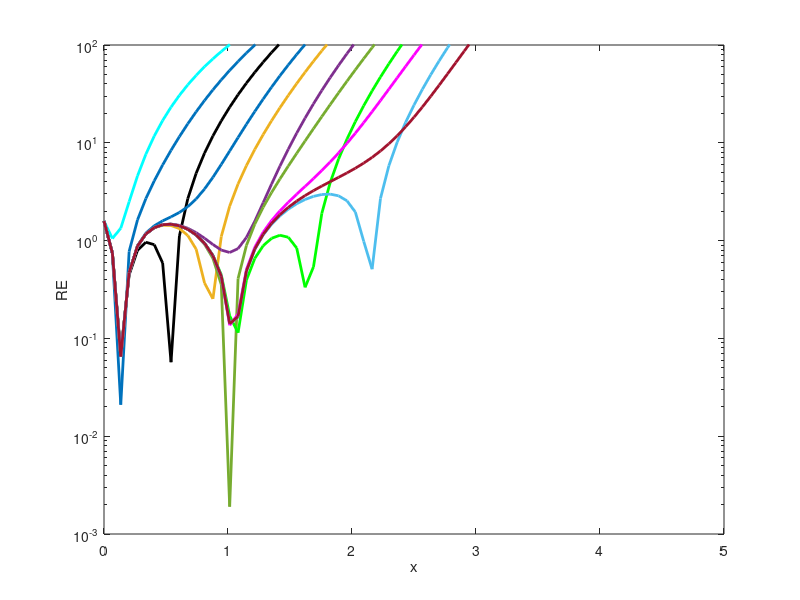

MATLAB code for this plot: (Note: this script raises an error after producing the figure.)
points = 75;
z = linspace(0,5,points);

%N = 2
erfcz1 = ( (sqrt(2/pi)*exp(-(z.^2)))/1.135 ) .* ( (1.4) + ( (((-1)^(2-1))*(1.4^2)*((sqrt(2))^(2-1))/(2) ) .* (z.^(2-1))) );
RE1 = ((abs(erfc(z)- erfcz1)) ./ erfc(z)) * 100 ; % element wise array operation

semilogy(z,RE1,'c','linewidth',2);
hold on
xlabel('x');
ylabel('RE');
axis([0 5 10^(-3) 10^(2)]);
xticks([0 1 2 3 4 5])
yticks([10^(-5) 10^(-4) 10^(-3) 10^(-2) 10^(-1) 10^0 10^1 10^2]);

%N = 3
erfcz2 = ( (sqrt(2/pi)*exp(-(z.^2)))/1.135 ) .* ( (1.4) + ( (((-1)^(2-1))*(1.4^2)*((sqrt(2))^(2-1))/(2) ) .* (z.^(2-1))) + ( (((-1)^(3-1))*(1.4^3)*((sqrt(2))^(3-1))/(6) ) .* (z.^(3-1))) );
RE2 = ((abs(erfc(z) - erfcz2)) ./ erfc(z)) * 100;
semilogy(z,RE2,'linewidth',2);


%N = 4
erfcz3 = ( (sqrt(2/pi)*exp(-(z.^2)))/1.135 ) .* ( (1.4) + ( (((-1)^(2-1))*(1.4^2)*((sqrt(2))^(2-1))/(2) ) .* (z.^(2-1))) + ( (((-1)^(3-1))*(1.4^3)*((sqrt(2))^(3-1))/(6) ) .* (z.^(3-1))) + ( (((-1)^(4-1))*(1.4^4)*((sqrt(2))^(4-1))/(24) ) .* (z.^(4-1))) );
RE3 = ((abs(erfc(z) - erfcz3)) ./ erfc(z)) * 100;
semilogy(z,RE3,'k','linewidth',2);


%N = 5
erfcz4 = ( (sqrt(2/pi)*exp(-(z.^2)))/1.135 ) .* ( (1.4) + ( (((-1)^(2-1))*(1.4^2)*((sqrt(2))^(2-1))/(2) ) .* (z.^(2-1))) + ( (((-1)^(3-1))*(1.4^3)*((sqrt(2))^(3-1))/(6) ) .* (z.^(3-1))) + ( (((-1)^(4-1))*(1.4^4)*((sqrt(2))^(4-1))/(24) ) .* (z.^(4-1))) + ( (((-1)^(5-1))*(1.4^5)*((sqrt(2))^(5-1))/(120) ) .* (z.^(5-1))));
RE4 = ((abs(erfc(z) - erfcz4)) ./ erfc(z)) * 100;
semilogy(z,RE4,'color','#0072BD','linewidth',2);


%N = 6
erfcz5 = ( (sqrt(2/pi)*exp(-(z.^2)))/1.135 ) .* ( (1.4) + ( (((-1)^(2-1))*(1.4^2)*((sqrt(2))^(2-1))/(2) ) .* (z.^(2-1))) + ( (((-1)^(3-1))*(1.4^3)*((sqrt(2))^(3-1))/(6) ) .* (z.^(3-1))) + ( (((-1)^(4-1))*(1.4^4)*((sqrt(2))^(4-1))/(24) ) .* (z.^(4-1))) + ( (((-1)^(5-1))*(1.4^5)*((sqrt(2))^(5-1))/(120) ) .* (z.^(5-1))) + ( (((-1)^(6-1))*(1.4^6)*((sqrt(2))^(6-1))/(720) ) .* (z.^(6-1))) );
RE5 = ((abs(erfc(z) - erfcz5)) ./ erfc(z)) * 100;
semilogy(z,RE5,'linewidth',2);


%N = 7
erfcz6 = ( (sqrt(2/pi)*exp(-(z.^2)))/1.135 ) .* ( (1.4) + ( (((-1)^(2-1))*(1.4^2)*((sqrt(2))^(2-1))/(2) ) .* (z.^(2-1))) + ( (((-1)^(3-1))*(1.4^3)*((sqrt(2))^(3-1))/(6) ) .* (z.^(3-1))) + ( (((-1)^(4-1))*(1.4^4)*((sqrt(2))^(4-1))/(24) ) .* (z.^(4-1))) + ( (((-1)^(5-1))*(1.4^5)*((sqrt(2))^(5-1))/(120) ) .* (z.^(5-1))) + ( (((-1)^(6-1))*(1.4^6)*((sqrt(2))^(6-1))/(720) ) .* (z.^(6-1))) + ( (((-1)^(7-1))*(1.4^7)*((sqrt(2))^(7-1))/(5040) ) .* (z.^(7-1))));
RE6 = ((abs(erfc(z) - erfcz6)) ./ erfc(z)) * 100;
semilogy(z,RE6,'linewidth',2);


%N = 8
%erfcz7 = ( (sqrt(2/pi)*exp(-(z.^2)))/1.135 ) .* ( ( (((-1)^(n-1))*(1.4^n)*((sqrt(2))^(n-1))/(fact(n)) ) .* (z.^(n-1))) + ( (((-1)^(n-1))*(1.4^n)*((sqrt(2))^(n-1))/(fact(n)) ) .* (z.^(n-1))) + ( (((-1)^(n-1))*(1.4^n)*((sqrt(2))^(n-1))/(fact(n)) ) .* (z.^(n-1))) + ( (((-1)^(n-1))*(1.4^n)*((sqrt(2))^(n-1))/(fact(n)) ) .* (z.^(n-1))) + ( (((-1)^(n-1))*(1.4^n)*((sqrt(2))^(n-1))/(fact(n)) ) .* (z.^(n-1))) + ( (((-1)^(n-1))*(1.4^n)*((sqrt(2))^(n-1))/(fact(n)) ) .* (z.^(n-1))) + ( (((-1)^(n-1))*(1.4^n)*((sqrt(2))^(n-1))/(fact(n)) ) .* (z.^(n-1))) + ( (((-1)^(n-1))*(1.4^n)*((sqrt(2))^(n-1))/(fact(n)) ) .* (z.^(n-1))) );
erfcz7 = ( (sqrt(2/pi)*exp(-(z.^2)))/1.135 ) .* (  (1.4) + ( (((-1)^(2-1))*(1.4^2)*((sqrt(2))^(2-1))/(2) ) .* (z.^(2-1))) + ( (((-1)^(3-1))*(1.4^3)*((sqrt(2))^(3-1))/(6) ) .* (z.^(3-1))) + ( (((-1)^(4-1))*(1.4^4)*((sqrt(2))^(4-1))/(24) ) .* (z.^(4-1))) + ( (((-1)^(5-1))*(1.4^5)*((sqrt(2))^(5-1))/(120) ) .* (z.^(5-1))) + ( (((-1)^(6-1))*(1.4^6)*((sqrt(2))^(6-1))/(720) ) .* (z.^(6-1))) + ( (((-1)^(7-1))*(1.4^7)*((sqrt(2))^(7-1))/(5040) ) .* (z.^(7-1))) + ( (((-1)^(8-1))*(1.4^8)*((sqrt(2))^(8-1))/(40320) ) .* (z.^(8-1))) );
RE7 = ((abs(erfc(z) - erfcz7)) ./ erfc(z)) * 100;
semilogy(z,RE7,'linewidth',2);

%N = 9
erfcz8 = ( (sqrt(2/pi)*exp(-(z.^2)))/1.135 ) .* (  (1.4) + ( (((-1)^(2-1))*(1.4^2)*((sqrt(2))^(2-1))/(2) ) .* (z.^(2-1))) + ( (((-1)^(3-1))*(1.4^3)*((sqrt(2))^(3-1))/(6) ) .* (z.^(3-1))) + ( (((-1)^(4-1))*(1.4^4)*((sqrt(2))^(4-1))/(24) ) .* (z.^(4-1))) + ( (((-1)^(5-1))*(1.4^5)*((sqrt(2))^(5-1))/(120) ) .* (z.^(5-1))) + ( (((-1)^(6-1))*(1.4^6)*((sqrt(2))^(6-1))/(720) ) .* (z.^(6-1))) + ( (((-1)^(7-1))*(1.4^7)*((sqrt(2))^(7-1))/(5040) ) .* (z.^(7-1))) + ( (((-1)^(8-1))*(1.4^8)*((sqrt(2))^(8-1))/(40320) ) .* (z.^(8-1))) + ( (((-1)^(9-1))*(1.4^9)*((sqrt(2))^(9-1))/(362880) ) .* (z.^(9-1))));
RE8 = ((abs(erfc(z) - erfcz8)) ./ erfc(z)) * 100;
semilogy(z,RE8,'g','linewidth',2);

%N = 10
erfcz9 = ( (sqrt(2/pi)*exp(-(z.^2)))/1.135 ) .* (  (1.4) + ( (((-1)^(2-1))*(1.4^2)*((sqrt(2))^(2-1))/(2) ) .* (z.^(2-1))) + ( (((-1)^(3-1))*(1.4^3)*((sqrt(2))^(3-1))/(6) ) .* (z.^(3-1))) + ( (((-1)^(4-1))*(1.4^4)*((sqrt(2))^(4-1))/(24) ) .* (z.^(4-1))) + ( (((-1)^(5-1))*(1.4^5)*((sqrt(2))^(5-1))/(120) ) .* (z.^(5-1))) + ( (((-1)^(6-1))*(1.4^6)*((sqrt(2))^(6-1))/(720) ) .* (z.^(6-1))) + ( (((-1)^(7-1))*(1.4^7)*((sqrt(2))^(7-1))/(5040) ) .* (z.^(7-1))) + ( (((-1)^(8-1))*(1.4^8)*((sqrt(2))^(8-1))/(40320) ) .* (z.^(8-1))) + ( (((-1)^(9-1))*(1.4^9)*((sqrt(2))^(9-1))/(362880) ) .* (z.^(9-1))) + ( (((-1)^(10-1))*(1.4^10)*((sqrt(2))^(10-1))/(3628800) ) .* (z.^(10-1))) );
RE9 = ((abs(erfc(z) - erfcz9)) ./ erfc(z)) * 100;
semilogy(z,RE9,'m','linewidth',2);

%N = 11
erfcz10 = ( (sqrt(2/pi)*exp(-(z.^2)))/1.135 ) .* (  (1.4) + ( (((-1)^(2-1))*(1.4^2)*((sqrt(2))^(2-1))/(2) ) .* (z.^(2-1))) + ( (((-1)^(3-1))*(1.4^3)*((sqrt(2))^(3-1))/(6) ) .* (z.^(3-1))) + ( (((-1)^(4-1))*(1.4^4)*((sqrt(2))^(4-1))/(24) ) .* (z.^(4-1))) + ( (((-1)^(5-1))*(1.4^5)*((sqrt(2))^(5-1))/(120) ) .* (z.^(5-1))) + ( (((-1)^(6-1))*(1.4^6)*((sqrt(2))^(6-1))/(720) ) .* (z.^(6-1))) + ( (((-1)^(7-1))*(1.4^7)*((sqrt(2))^(7-1))/(5040) ) .* (z.^(7-1))) + ( (((-1)^(8-1))*(1.4^8)*((sqrt(2))^(8-1))/(40320) ) .* (z.^(8-1))) + ( (((-1)^(9-1))*(1.4^9)*((sqrt(2))^(9-1))/(362880) ) .* (z.^(9-1))) + ( (((-1)^(10-1))*(1.4^10)*((sqrt(2))^(10-1))/(3628800) ) .* (z.^(10-1))) + ( (((-1)^(11-1))*(1.4^11)*((sqrt(2))^(11-1))/(39916800) ) .* (z.^(11-1))));
RE10 = ((abs(erfc(z) - erfcz10)) ./ erfc(z)) * 100;
semilogy(z,RE10,'linewidth',2);

%N = 12
erfcz11 = ( (sqrt(2/pi)*exp(-(z.^2)))/1.135 ) .* (  (1.4) + ( (((-1)^(2-1))*(1.4^2)*((sqrt(2))^(2-1))/(2) ) .* (z.^(2-1))) + ( (((-1)^(3-1))*(1.4^3)*((sqrt(2))^(3-1))/(6) ) .* (z.^(3-1))) + ( (((-1)^(4-1))*(1.4^4)*((sqrt(2))^(4-1))/(24) ) .* (z.^(4-1))) + ( (((-1)^(5-1))*(1.4^5)*((sqrt(2))^(5-1))/(120) ) .* (z.^(5-1))) + ( (((-1)^(6-1))*(1.4^6)*((sqrt(2))^(6-1))/(720) ) .* (z.^(6-1))) + ( (((-1)^(7-1))*(1.4^7)*((sqrt(2))^(7-1))/(5040) ) .* (z.^(7-1))) + ( (((-1)^(8-1))*(1.4^8)*((sqrt(2))^(8-1))/(40320) ) .* (z.^(8-1))) + ( (((-1)^(9-1))*(1.4^9)*((sqrt(2))^(9-1))/(362880) ) .* (z.^(9-1))) + ( (((-1)^(10-1))*(1.4^10)*((sqrt(2))^(10-1))/(3628800) ) .* (z.^(10-1))) + ( (((-1)^(11-1))*(1.4^11)*((sqrt(2))^(11-1))/(39916800) ) .* (z.^(11-1))) + ( (((-1)^(12-1))*(1.4^12)*((sqrt(2))^(12-1))/(479001600) ) .* (z.^(12-1))));
RE11 = ((abs(erfc(z) - erfcz11)) ./ erfc(z)) * 100;
semilogy(z,RE11,'linewidth',2);


% optimised curve N = 3:
ERFC = erfc(z); 
syms y(x)
%y(x) = piecewise( ((0<=x)&(x<0.04338)),(0.2222)*(exp(-(x.^2))) + (0.3889)*(exp(-4*(x.^2))) + (0.3889)*(exp((-4/3)*(x.^2))),((0.04338<=x)&(x<0.1602)),(0.1919)*(exp(-(x.^2))) + (0.3578)*(exp(-4*(x.^2))) + (0.3585)*(exp((-4/3)*(x.^2))),(0.1602<=x)&(x<0.2903),(0.1665)*(exp(-(x.^2))) + (0.3332)*(exp(-4*(x.^2))) + (0.3332)*(exp((-4/3)*(x.^2))),((0.2903<=x)&(x<0.6007)),(0.1594)*(exp(-(x.^2))) + (0.3299)*(exp(-4*(x.^2))) + (0.3266)*(exp((-4/3)*(x.^2))),((0.6007<=x)&(x<0.7575)),(0.1664)*(exp(-(x.^2))) + (0.3333)*(exp(-4*(x.^2))) + (0.3331)*(exp((-4/3)*(x.^2))),((0.7575<=x)&(x<1.135)),(0.1703)*(exp(-(x.^2))) + (0.3335)*(exp(-4*(x.^2))) + (0.3359)*(exp((-4/3)*(x.^2))),((1.135<=x) &(x<1.335)),(0.1667)*(exp(-(x.^2))) + (0.3333)*(exp(-4*(x.^2))) + (0.3334)*(exp((-4/3)*(x.^2))),((1.335<=x)&(x<1.795)),(0.1643)*(exp(-(x.^2))) + (0.3333)*(exp(-4*(x.^2))) + (0.3322)*(exp((-4/3)*(x.^2))),(1.795<=x)&(x<1.959),(0.1667)*(exp(-(x.^2))) + (0.3333)*(exp(-4*(x.^2))) + (0.3333)*(exp((-4/3)*(x.^2))),((1.959<=x)&(x<2.096)),(0.1675)*(exp(-(x.^2))) + (0.3333)*(exp(-4*(x.^2))) + (0.3335)*(exp((-4/3)*(x.^2))),(2.096<=x)&(x<2.646),(0.1693)*(exp(-(x.^2))) + (0.3333)*(exp(-4*(x.^2))) + (0.3336)*(exp((-4/3)*(x.^2))),(2.646<=x)&(x<2.887),(0.1669)*(exp(-(x.^2))) + (0.3333)*(exp(-4*(x.^2))) + (0.3333)*(exp((-4/3)*(x.^2))),(2.8887<=x)&(x<=5),(0.1624)*(exp(-(x.^2))) + (0.3333)*(exp(-4*(x.^2))) + (0.3331)*(exp((-4/3)*(x.^2))));
y(x) = piecewise( ((0<=x)&(x<0.04338)),(0.2222)*(exp(-(x.^2))) + (0.3889)*(exp(-4*(x.^2))) + (0.3889)*(exp((-4/3)*(x.^2))),((0.04338<=x)&(x<0.1602)),(0.1919)*(exp(-(x.^2))) + (0.3578)*(exp(-4*(x.^2))) + (0.3585)*(exp((-4/3)*(x.^2))),(0.1602<=x)&(x<0.2903),(0.1665)*(exp(-(x.^2))) + (0.3332)*(exp(-4*(x.^2))) + (0.3332)*(exp((-4/3)*(x.^2))),((0.2903<=x)&(x<0.6007)),(0.1594)*(exp(-(x.^2))) + (0.3299)*(exp(-4*(x.^2))) + (0.3266)*(exp((-4/3)*(x.^2))),((0.6007<=x)&(x<0.7575)),(0.1664)*(exp(-(x.^2))) + (0.3333)*(exp(-4*(x.^2))) + (0.3331)*(exp((-4/3)*(x.^2))),((0.7575<=x)&(x<1.135)),(0.1703)*(exp(-(x.^2))) + (0.3335)*(exp(-4*(x.^2))) + (0.3359)*(exp((-4/3)*(x.^2))),((1.135<=x) &(x<1.335)),(0.1667)*(exp(-(x.^2))) + (0.3333)*(exp(-4*(x.^2))) + (0.3334)*(exp((-4/3)*(x.^2))),((1.335<=x)&(x<1.795)),(0.1643)*(exp(-(x.^2))) + (0.3333)*(exp(-4*(x.^2))) + (0.3322)*(exp((-4/3)*(x.^2))),(1.795<=x)&(x<1.959),(0.1667)*(exp(-(x.^2))) + (0.3333)*(exp(-4*(x.^2))) + (0.3333)*(exp((-4/3)*(x.^2))),((1.959<=x)&(x<2.096)),(0.1675)*(exp(-(x.^2))) + (0.3333)*(exp(-4*(x.^2))) + (0.3335)*(exp((-4/3)*(x.^2))),(2.096<=x)&(x<2.646),(0.1693)*(exp(-(x.^2))) + (0.3333)*(exp(-4*(x.^2))) + (0.3336)*(exp((-4/3)*(x.^2))),(2.646<=x)&(x<2.887),(0.1669)*(exp(-(x.^2))) + (0.3333)*(exp(-4*(x.^2))) + (0.3333)*(exp((-4/3)*(x.^2))),(2.8887<=x)&(x<3.654),(0.1624)*(exp(-(x.^2))) + (0.3333)*(exp(-4*(x.^2))) + (0.3331)*(exp((-4/3)*(x.^2))),(3.654<=x)&(x<=5),(0.1285)*(exp(-(x.^2))) + (0.3333)*(exp(-4*(x.^2))) + (0.3332)*(exp((-4/3)*(x.^2))));
xvalues = linspace(0,5,points);
yvalues = y(xvalues);
y = double(yvalues);     % optimized values of trapezoidal approx


RE12 = [];
for i = 1:points
    temp = ((abs(ERFC(i) - y(i)))/ERFC(i) ) * 100;
    RE12 = horzcat(RE12,temp);
end

semilogy(z,RE12,'b-*','linewidth',1);

% optimised curve N = 4:

syms y(x)
y(x) = piecewise( ((0<=x)&(x<0.04338)),((0.1562)*(exp(-(x.^2)))) + ((0.2812)*(exp(-(2*(x.^2))))) + ((0.2812)*(exp(-((20/3)*(x.^2))))) + ((0.2812)*(exp(-((20/17)*(x.^2))))),((0.04338<=x)&(x<0.1368)),((0.1348)*(exp(-(x.^2)))) + ((0.2597)*(exp(-(2*(x.^2))))) + ((0.2593)*(exp(-((20/3)*(x.^2))))) + ((0.2598)*(exp(-((20/17)*(x.^2))))),((0.1368<=x)&(x<0.2102)),((0.1249)*(exp(-(x.^2)))) + ((0.2499)*(exp(-(2*(x.^2))))) + ((0.2499)*(exp(-((20/3)*(x.^2))))) + ((0.2499)*(exp(-((20/17)*(x.^2))))),((0.2102<=x)&(x<0.4505)),((0.1213)*(exp(-(x.^2)))) + ((0.2465)*(exp(-(2*(x.^2))))) + ((0.2474)*(exp(-((20/3)*(x.^2))))) + ((0.2464)*(exp(-((20/17)*(x.^2))))),((0.4505<=x)&(x<0.5306)),((0.1235)*(exp(-(x.^2)))) + ((0.2488)*(exp(-(2*(x.^2))))) + ((0.2496)*(exp(-((20/3)*(x.^2))))) + ((0.2485)*(exp(-((20/17)*(x.^2))))),((0.5306<=x)&(x<0.604)),((0.12499)*(exp(-(x.^2)))) + ((0.2500)*(exp(-(2*(x.^2))))) + ((0.2500)*(exp(-((20/3)*(x.^2))))) + ((0.2500)*(exp(-((20/17)*(x.^2))))),((0.604<=x)&(x<0.8343)),((0.1263)*(exp(-(x.^2)))) + ((0.2507)*(exp(-(2*(x.^2))))) + ((0.2500)*(exp(-((20/3)*(x.^2))))) + ((0.2511)*(exp(-((20/17)*(x.^2))))),((0.8343<=x)&(x<0.9377)),((0.1256)*(exp(-(x.^2)))) + ((0.2503)*(exp(-(2*(x.^2))))) + ((0.2500)*(exp(-((20/3)*(x.^2))))) + ((0.2505)*(exp(-((20/17)*(x.^2))))),((0.9377<=x)&(x<1.198)),((0.1250)*(exp(-(x.^2)))) + ((0.2500)*(exp(-(2*(x.^2))))) + ((0.2500)*(exp(-((20/3)*(x.^2))))) + ((0.2500)*(exp(-((20/17)*(x.^2))))),((1.198<=x)&(x<1.34)),((0.1253)*(exp(-(x.^2)))) + ((0.2500)*(exp(-(2*(x.^2))))) + ((0.2500)*(exp(-((20/3)*(x.^2))))) + ((0.2502)*(exp(-((20/17)*(x.^2))))),((1.34<=x)&(x<1.518)),((0.1264)*(exp(-(x.^2)))) + ((0.2501)*(exp(-(2*(x.^2))))) + ((0.2500)*(exp(-((20/3)*(x.^2))))) + ((0.2509)*(exp(-((20/17)*(x.^2))))),((1.518<=x)&(x<2.614)),((0.1269)*(exp(-(x.^2)))) + ((0.2500)*(exp(-(2*(x.^2))))) + ((0.2500)*(exp(-((20/3)*(x.^2))))) + ((0.2509)*(exp(-((20/17)*(x.^2))))),((2.614<=x)&(x<3.521)),((0.1277)*(exp(-(x.^2)))) + ((0.2500)*(exp(-(2*(x.^2))))) + ((0.2500)*(exp(-((20/3)*(x.^2))))) + ((0.2505)*(exp(-((20/17)*(x.^2))))),((3.521<=x)&(x<=4.016)),((0.1250)*(exp(-(x.^2)))) + ((0.2500)*(exp(-(2*(x.^2))))) + ((0.2500)*(exp(-((20/3)*(x.^2))))) + ((0.2500)*(exp(-((20/17)*(x.^2))))),((4.016<=x)&(x<=5)),((0.1190)*(exp(-(x.^2)))) + ((0.2500)*(exp(-(2*(x.^2))))) + ((0.2500)*(exp(-((20/3)*(x.^2))))) + ((0.2497)*(exp(-((20/17)*(x.^2))))) );
xvalues = linspace(0,5,points);
yvalues = y(xvalues);
y = double(yvalues);     % optimized values of trapezoidal approx
ERFC = erfc(z);     % actual erfc
RE13 = [];
for i = 1:points
    temp = (((abs(ERFC(i) - y(i))) )/ERFC(i)) * 100;
    RE13 = horzcat(RE13,temp);
end

semilogy(z,RE13,'r-*','linewidth',1);

%LEGEND:
h = legend('Ref. [9, N = 2]','Ref. [9, N = 3]','Ref. [9, N = 4]','Ref. [9, N = 5]','Ref. [9, N = 6]','Ref. [9, N = 7]','Ref. [9, N = 8]','Ref. [9, N = 9]','Ref. [9, N = 10]','Ref. [9, N = 11]','Ref. [9, N = 12]','Optimized n=3','Optimized n=4');
%set(h,'location','best');
set(h,'location','southeastoutside');
set(gca,'FontSize',35) % Axis Font Setting

hold off
